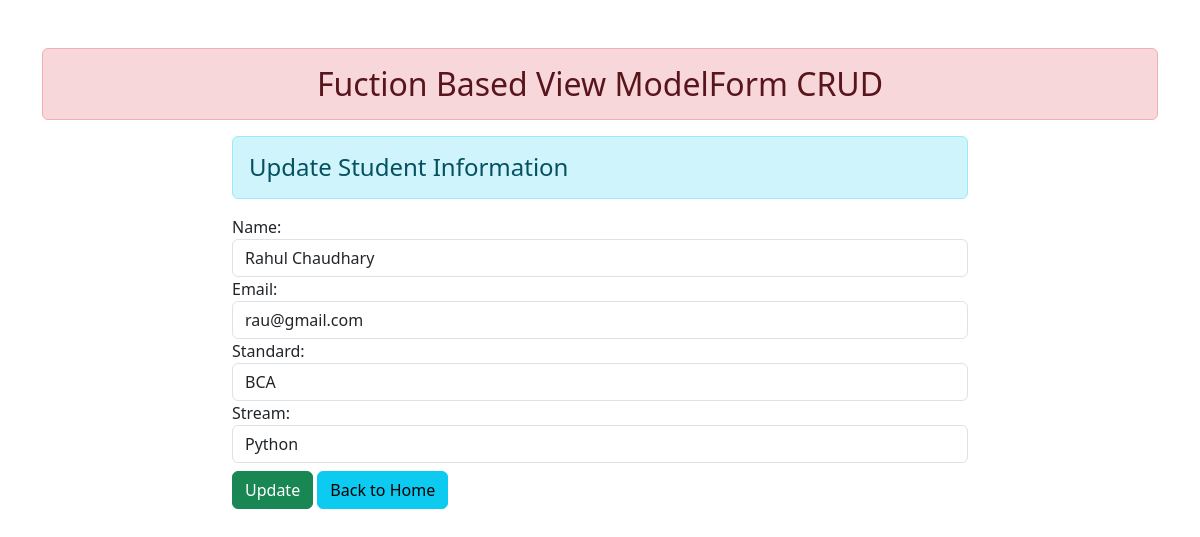
Screenshot of //1/ with the database file from the repository.
### core/models.py (models this page shows)
class student(models.Model):
    name = models.CharField(max_length=50)
    email = models.EmailField(max_length=50)
    standard = models.CharField(max_length=50)
    stream = models.CharField(max_length=50)

### core/views.py (the view)
# urls.py: path("/<int:id>/",views.update_data , name="update_data"),
def update_data(request , id):
    if request.method == 'POST':
        pi = student.objects.get(pk=id)
        fm = StudentReg(request.POST, instance=pi)
        if fm.is_valid():
            fm.save()
    else:
        pi = student.objects.get(pk=id)
        fm = StudentReg(instance=pi)
    return render(request , 'updates.html' , {'form':fm})

### core/forms.py
class StudentReg(forms.ModelForm):
    class Meta:
        model = student
        fields = ['id','name','email','standard','stream']
        widgets = {
            'name' : forms.TextInput(attrs={'class':'form-control'}),
            'email' : forms.EmailInput(attrs={'class':'form-control'}),
            'standard' : forms.TextInput(attrs={'class':'form-control'}),
            'stream' : forms.TextInput(attrs={'class':'form-control'}),
        }

### core/templates/updates.html (shortened to what this page needs)
{% extends 'base.html' %}
{% block content %}
<div class="row">
    <div class="col-sm-8 offset-2">
        <h4 class="alert alert-info">Update Student Information</h4>
        <form action="" method="post">
            {{form}}
            <input type="submit" value="Update" class="btn btn-success mt-2">
            <a href="{% url 'add_show' %}" class="btn btn-info mt-2">Back to Home</a>
        </form>
    </div>
</div>
{% endblock content %}

### rows the page displays
student: name "Rahul Chaudhary", email "rau@gmail.com", standard "BCA", stream "Python"
